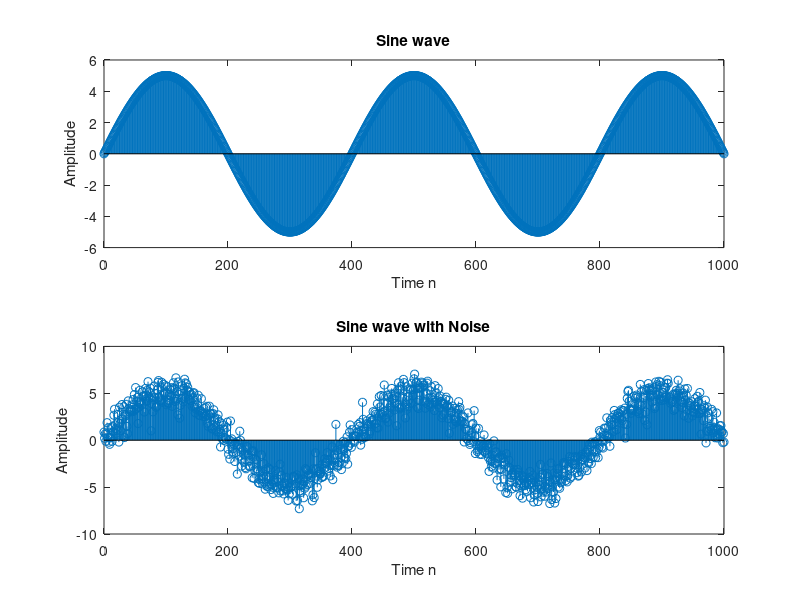

Write MATLAB code to recreate this figure. (Note: this script raises an error after producing the figure.)
n = 0:1:1000;

v = randn(1,length(n));
s = 5*sin(pi/200*n);
x = v+s;
%---part c---%
figure;
subplot(2,1,1);
stem(n,s);
xlabel("Time n");
ylabel("Amplitude");
title("Sine wave");
subplot(2,1,2);
stem(n,x);
xlabel("Time n");
ylabel("Amplitude");
title("Sine wave with Noise");
sgtitle("Sine wave and sine wave corrupted with noise in Discrete domain");

figure;
subplot(2,1,1);
plot(n,s);
xlabel("Time n");
ylabel("Amplitude");
title("Sine wave");
subplot(2,1,2);
plot(n,x);
xlabel("Time n");
ylabel("Amplitude");
title("Sine wave with Noise");
sgtitle("Sine wave and sine wave corrupted with noise in Continuous domain");


%---part d---%
h = [1 -1];
y = conv(x,h,"full");
n1 = 0:1:1001;
figure;
plot(n,s,"b",n1,y,"r");
xlabel("Time n");
ylabel("Amplitude");
title("Convolution of input Signalwith impulse response of Differentiator");
legend("Sine Wave","Output of Filter");


%---partr f---%
N0 = 1;
w = -10:0.01:10;

X = DT_Fourier(x,N0,w);
Y = DT_Fourier(y,N0,w);
figure;
subplot(2,2,1);
plot(n,x);
xlabel("Time n");
ylabel("Amplitude");
title("Noise corrupted Sine Wave");
subplot(2,2,2);
plot(n1,y);
xlabel("Time n");
ylabel("Amplitude");
title("Filtered Sine Wave using Differentiator Filter");
subplot(2,2,3);
plot(w,abs(X));
xlabel("Frequency");
ylabel("Amplitude");
title("DTFT of Noise corrupted Sine Wave");
subplot(2,2,4);
plot(w,abs(Y));
xlabel("Frequency");
ylabel("Amplitude");
title("DTFT of Filtered Sine Wave using Differentiator Filter");
sgtitle("DTFT of the noisy and the filtered signal");
